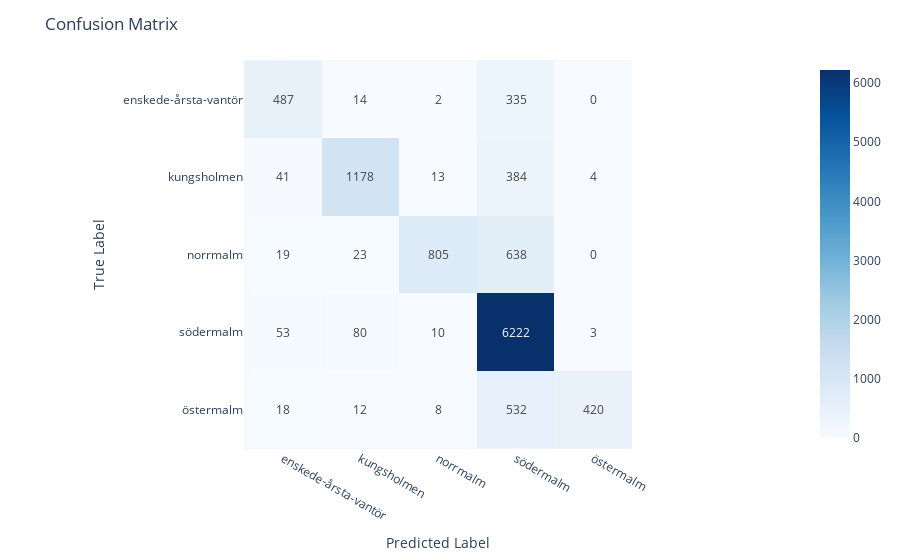

Here is the notebook cell this chart was saved with:
### Code cell
evaluate_model(df_extended, labels, 'model_GradientBoostingClassifier(random_state=42)_5y', add_features='y')

### Figure 1 — Plotly figure (JSON) as saved in the notebook; plotly's stock layout.template omitted (floating-point values rounded to 4 significant figures)
{"data": [{"coloraxis": "coloraxis", "hovertemplate": "x: %{x}<br>y: %{y}<br>color: %{z}<extra></extra>", "name": "0", "texttemplate": "%{z}", "type": "heatmap", "x": ["enskede-årsta-vantör", "kungsholmen", "norrmalm", "södermalm", "östermalm"], "xaxis": "x", "y": ["enskede-årsta-vantör", "kungsholmen", "norrmalm", "södermalm", "östermalm"], "yaxis": "y", "z": [[487, 14, 2, 335, 0], [41, 1178, 13, 384, 4], [19, 23, 805, 638, 0], [53, 80, 10, 6222, 3], [18, 12, 8, 532, 420]]}], "layout": {"coloraxis": {"colorscale": [[0, "rgb(247,251,255)"], [0.125, "rgb(222,235,247)"], [0.25, "rgb(198,219,239)"], [0.375, "rgb(158,202,225)"], [0.5, "rgb(107,174,214)"], [0.625, "rgb(66,146,198)"], [0.75, "rgb(33,113,181)"], [0.875, "rgb(8,81,156)"], [1, "rgb(8,48,107)"]]}, "margin": {"t": 60}, "title": {"text": "Confusion Matrix"}, "xaxis": {"anchor": "y", "constrain": "domain", "domain": [0, 1], "scaleanchor": "y", "title": {"text": "Predicted Label"}}, "yaxis": {"anchor": "x", "autorange": "reversed", "constrain": "domain", "domain": [0, 1], "title": {"text": "True Label"}}}}
